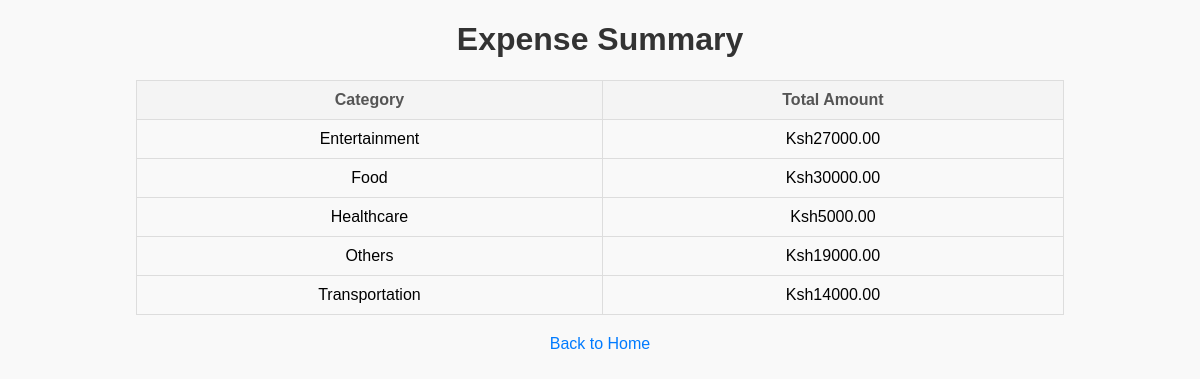
The app's page /expense_summary (signed in) with its own data.
### tables this page shows
CREATE TABLE expenses (
            id INTEGER PRIMARY KEY AUTOINCREMENT,
            amount REAL NOT NULL,
            created_at TIMESTAMP DEFAULT CURRENT_TIMESTAMP
        , user_id INTEGER REFERENCES users(id), category TEXT DEFAULT 'Uncategorized');

### app.py (the view)
@app.route('/expense_summary')
@login_required
def expense_summary():
    grouped_expenses_dict = db.get_expenses_grouped_by_category(current_user.id)
    grouped_expenses = [(category, total) for category, total in grouped_expenses_dict.items()]
    print("Grouped Expenses for Summary:", grouped_expenses)
    return render_template('expense_summary.html', grouped_expenses=grouped_expenses)

### app.py (called while the page is built)
@login_manager.user_loader
def load_user(user_id):
    user = db.get_user_by_id(user_id)  # Load user by ID (fixes initial issue)
    if user:
        return User(id=user[0], username=user[1])
    return None

### database.py (called while the page is built)
def get_user_by_id(user_id):
    conn = sqlite3.connect(DB_NAME)
    cursor = conn.cursor()
    cursor.execute("SELECT * FROM users WHERE id = ?", (user_id,))
    user = cursor.fetchone()
    conn.close()
    return user

def get_expenses_grouped_by_category(user_id):
    conn = sqlite3.connect(DB_NAME)
    cursor = conn.cursor()
    cursor.execute("""
        SELECT category, SUM(amount)
        FROM expenses
        WHERE user_id = ?
        GROUP BY category
    """, (user_id,))
    result = dict(cursor.fetchall())
    conn.close()
    return result

### templates/expense_summary.html (shortened to what this page needs)
<!DOCTYPE html>
<html>
<head>
</head>
<body>
    <h1>Expense Summary</h1>
    <table>
        <thead>
            <tr>
                <th>Category</th>
                <th>Total Amount</th>
            </tr>
        </thead>
        <tbody>
            {% for category, total in grouped_expenses %}
            <tr>
                <td>{{ category }}</td>
                <td>Ksh{{ "%.2f"|format(total) }}</td>
            </tr>
            {% endfor %}
        </tbody>
    </table>
    <a href="/">Back to Home</a>
</body>
</html>

### templates/expense_summary.html (style rules this page uses)
body { font-family: Arial, sans-serif; margin: 20px; padding: 0; background-color: #f9f9f9; }
h1 { text-align: center; color: #333; }
table { width: 80%; margin: 20px auto; border-collapse: collapse; }
th, td { padding: 10px; border: 1px solid #ddd; text-align: center; }
th { background-color: #f4f4f4; color: #555; }
tr:nth-child(even) { background-color: #f9f9f9; }
a { display: block; text-align: center; margin: 20px auto; color: #007bff; text-decoration: none; }

### records on screen
expenses: category "Entertainment", amount "27000.00"
expenses: category "Food", amount "30000.00"
expenses: category "Healthcare", amount "5000.00"
expenses: category "Others", amount "19000.00"
expenses: category "Transportation", amount "14000.00"
